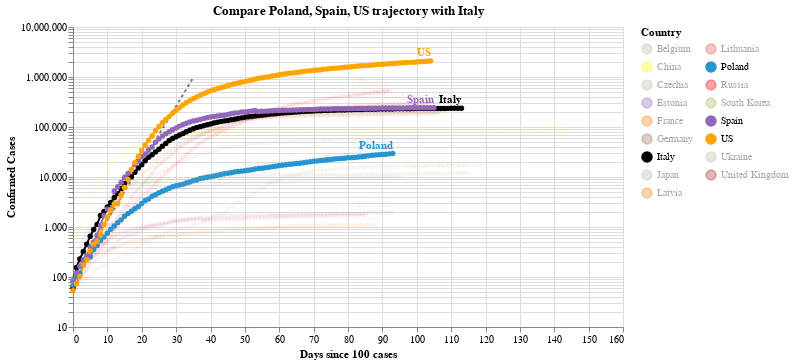

Here is the notebook cell this chart was saved with:
### Code cell
#hide_input
chart2 = make_since_chart(dff2, ['Poland', 'Spain', 'US'], baseline_countries)
chart2

### Figure 1 — Vega-Lite specification as saved in the notebook (floating-point values rounded to 4 significant figures; data arrays with more than 128 entries replaced by an {"elided": "..."} marker saying what was removed)
{"config": {"view": {"continuousWidth": 400, "continuousHeight": 300}}, "layer": [{"data": {"name": "data-628230001892d6798b50651be41d1b3e"}, "mark": {"type": "line", "color": "black", "opacity": 0.5, "strokeDash": [3, 3]}, "encoding": {"x": {"type": "quantitative", "field": "Days since 100 cases"}, "y": {"type": "quantitative", "field": "Confirmed Cases"}}}, {"data": {"name": "data-e74888e1f842f858e6205c373c6e4f12"}, "mark": {"type": "line", "point": true}, "encoding": {"color": {"type": "nominal", "field": "Country", "legend": {"columns": 2}, "scale": {"domain": ["Belgium", "China", "Czechia", "Estonia", "France", "Germany", "Italy", "Japan", "Latvia", "Lithuania", "Poland", "Russia", "South Korea", "Spain", "US", "Ukraine", "United Kingdom"], "range": ["#C1B7AD", "yellow", "#C1B7AD", "#9467bd", "#F58518", "#9D755D", "black", "#C1B7AD", "#F58518", "#E45756", "#2495D3", "red", "#A1BA59", "#9467bd", "orange", "#C1B7AD", "brown"]}}, "opacity": {"condition": {"value": 1, "selection": "selector004"}, "value": 0.05}, "tooltip": [{"type": "nominal", "field": "Country"}, {"type": "temporal", "field": "Date"}, {"type": "quantitative", "field": "Confirmed Cases"}, {"type": "quantitative", "field": "Days since 100 cases"}], "x": {"type": "quantitative", "field": "Days since 100 cases"}, "y": {"type": "quantitative", "field": "Confirmed Cases", "scale": {"type": "log"}}}, "selection": {"selector004": {"type": "multi", "fields": ["Country"], "bind": "legend", "init": [{"Country": "Poland"}, {"Country": "Spain"}, {"Country": "US"}, {"Country": "Italy"}]}}, "width": 550}, {"data": {"name": "data-e74888e1f842f858e6205c373c6e4f12"}, "mark": {"type": "text", "align": "right", "dy": -8, "fontWeight": "bold"}, "encoding": {"color": {"type": "nominal", "field": "Country", "legend": {"columns": 2}, "scale": {"domain": ["Belgium", "China", "Czechia", "Estonia", "France", "Germany", "Italy", "Japan", "Latvia", "Lithuania", "Poland", "Russia", "South Korea", "Spain", "US", "Ukraine", "United Kingdom"], "range": ["#C1B7AD", "yellow", "#C1B7AD", "#9467bd", "#F58518", "#9D755D", "black", "#C1B7AD", "#F58518", "#E45756", "#2495D3", "red", "#A1BA59", "#9467bd", "orange", "#C1B7AD", "brown"]}}, "opacity": {"condition": {"value": 1, "selection": "selector004"}, "value": 0.05}, "text": {"type": "nominal", "field": "Country"}, "tooltip": [{"type": "nominal", "field": "Country"}, {"type": "temporal", "field": "Date"}, {"type": "quantitative", "field": "Confirmed Cases"}, {"type": "quantitative", "field": "Days since 100 cases"}], "x": {"type": "quantitative", "field": "Days since 100 cases"}, "y": {"type": "quantitative", "field": "Confirmed Cases", "scale": {"type": "log"}}}, "transform": [{"filter": "(datum['Date'] >= 1592092800000)"}], "width": 550}], "title": "Compare Poland, Spain, US trajectory with Italy", "$schema": "https://vega.github.io/schema/vega-lite/v4.0.2.json", "datasets": {"data-628230001892d6798b50651be41d1b3e": [{"Days since 100 cases": 0, "Confirmed Cases": 100.0}, {"Days since 100 cases": 1, "Confirmed Cases": 130.0}, {"Days since 100 cases": 2, "Confirmed Cases": 169.0}, {"Days since 100 cases": 3, "Confirmed Cases": 219.7}, {"Days since 100 cases": 4, "Confirmed Cases": 285.6}, {"Days since 100 cases": 5, "Confirmed Cases": 371.3}, {"Days since 100 cases": 6, "Confirmed Cases": 482.7}, {"Days since 100 cases": 7, "Confirmed Cases": 627.5}, {"Days since 100 cases": 8, "Confirmed Cases": 815.7}, {"Days since 100 cases": 9, "Confirmed Cases": 1060.0}, {"Days since 100 cases": 10, "Confirmed Cases": 1379.0}, {"Days since 100 cases": 11, "Confirmed Cases": 1792.0}, {"Days since 100 cases": 12, "Confirmed Cases": 2330.0}, {"Days since 100 cases": 13, "Confirmed Cases": 3029.0}, {"Days since 100 cases": 14, "Confirmed Cases": 3937.0}, {"Days since 100 cases": 15, "Confirmed Cases": 5119.0}, {"Days since 100 cases": 16, "Confirmed Cases": 6654.0}, {"Days since 100 cases": 17, "Confirmed Cases": 8650.0}, {"Days since 100 cases": 18, "Confirmed Cases": 11250.0}, {"Days since 100 cases": 19, "Confirmed Cases": 14620.0}, {"Days since 100 cases": 20, "Confirmed Cases": 19000.0}, {"Days since 100 cases": 21, "Confirmed Cases": 24710.0}, {"Days since 100 cases": 22, "Confirmed Cases": 32120.0}, {"Days since 100 cases": 23, "Confirmed Cases": 41750.0}, {"Days since 100 cases": 24, "Confirmed Cases": 54280.0}, {"Days since 100 cases": 25, "Confirmed Cases": 70560.0}, {"Days since 100 cases": 26, "Confirmed Cases": 91730.0}, {"Days since 100 cases": 27, "Confirmed Cases": 119300.0}, {"Days since 100 cases": 28, "Confirmed Cases": 155000.0}, {"Days since 100 cases": 29, "Confirmed Cases": 201500.0}, {"Days since 100 cases": 30, "Confirmed Cases": 262000.0}, {"Days since 100 cases": 31, "Confirmed Cases": 340600.0}, {"Days since 100 cases": 32, "Confirmed Cases": 442800.0}, {"Days since 100 cases": 33, "Confirmed Cases": 575600.0}, {"Days since 100 cases": 34, "Confirmed Cases": 748300.0}, {"Days since 100 cases": 35, "Confirmed Cases": 972800.0}], "data-e74888e1f842f858e6205c373c6e4f12": {"elided": "1764 records"}}}
